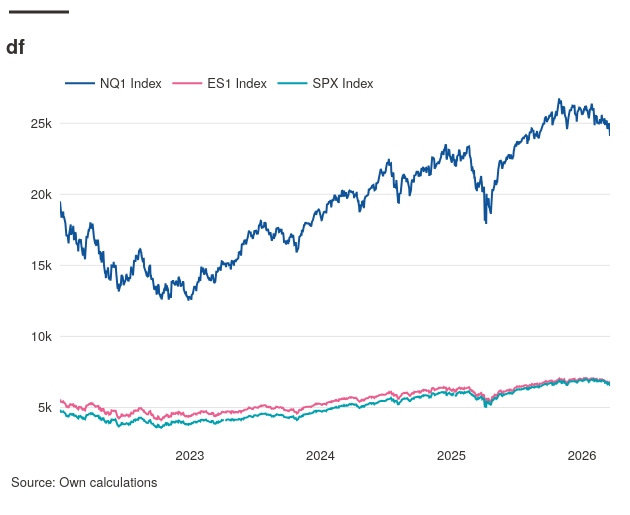

The notebook cell saved with this chart:
### Markdown cell above
## 1 — Minimal (all columns, Plotly)

### Code cell
tsplot(df, backend="plotly")

### Figure 1 — Plotly figure (JSON) as saved in the notebook; plotly's stock layout.template omitted (floating-point values rounded to 4 significant figures; data arrays with more than 128 entries replaced by an {"elided": "..."} marker saying what was removed)
{"data": [{"hovertemplate": "<b>NQ1 Index</b><br>Date: %{x}<br>Value: %{y:.4g}<extra></extra>", "mode": "lines", "name": "NQ1 Index", "type": "scatter", "x": {"elided": "1059 str values"}, "y": {"elided": "1059 float values"}}, {"hovertemplate": "<b>ES1 Index</b><br>Date: %{x}<br>Value: %{y:.4g}<extra></extra>", "mode": "lines", "name": "ES1 Index", "type": "scatter", "x": {"elided": "1059 str values"}, "y": {"elided": "1059 float values"}}, {"hovertemplate": "<b>SPX Index</b><br>Date: %{x}<br>Value: %{y:.4g}<extra></extra>", "mode": "lines", "name": "SPX Index", "type": "scatter", "x": {"elided": "1059 str values"}, "y": {"elided": "1059 float values"}}], "layout": {"annotations": [{"font": {"color": "#33302E", "size": 13}, "showarrow": false, "text": "Source: Own calculations", "x": -0.09273, "xanchor": "left", "xref": "paper", "y": 0, "yanchor": "top", "yref": "paper", "yshift": -24}], "font": {"color": "#33302E", "family": "Outfit, Helvetica Neue, Helvetica, Arial, sans-serif", "size": 13}, "height": 515, "legend": {"bgcolor": "rgba(0, 0, 0, 0)", "font": {"color": "#33302E", "size": 13}, "orientation": "h", "x": 0, "xanchor": "left", "y": 0.95, "yanchor": "bottom"}, "margin": {"b": 69, "l": 60, "r": 20, "t": 80}, "shapes": [{"line": {"color": "#33302E", "width": 3}, "type": "line", "x0": -0.09273, "x1": 0.01636, "xref": "paper", "y0": 1.185, "y1": 1.185, "yref": "paper"}], "title": {"font": {"color": "#33302E", "family": "Outfit, Helvetica Neue, Helvetica, Arial, sans-serif", "size": 20}, "text": "<b>df</b>", "x": 0.009524, "xanchor": "left", "y": 0.9224, "yanchor": "top"}, "width": 630, "xaxis": {"autorange": true, "range": ["2022-01-03", "2026-03-20"], "showgrid": false, "type": "date"}, "yaxis": {"autorange": true, "gridcolor": "#E5E5E5", "range": [2289.0, 28050.0], "showgrid": true, "ticksuffix": "  ", "type": "linear", "zeroline": false}}}
